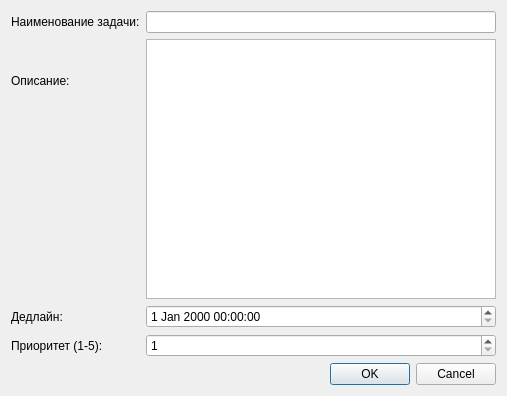
<?xml version="1.0" encoding="UTF-8"?>
<ui version="4.0">
 <class>TaskDialog</class>
 <widget class="QDialog" name="TaskDialog">
  <property name="geometry">
   <rect>
    <x>0</x>
    <y>0</y>
    <width>507</width>
    <height>396</height>
   </rect>
  </property>
  <property name="windowTitle">
   <string>Dialog</string>
  </property>
  <layout class="QGridLayout" name="gridLayout">
   <item row="6" column="0" colspan="2">
    <widget class="QDialogButtonBox" name="buttonBox">
     <property name="standardButtons">
      <set>QDialogButtonBox::Cancel|QDialogButtonBox::Ok</set>
     </property>
     <property name="centerButtons">
      <bool>false</bool>
     </property>
    </widget>
   </item>
   <item row="4" column="1">
    <widget class="QDateTimeEdit" name="deadlineEdit"/>
   </item>
   <item row="5" column="1">
    <widget class="QSpinBox" name="prioritySpin">
     <property name="minimum">
      <number>1</number>
     </property>
     <property name="maximum">
      <number>5</number>
     </property>
     <property name="value">
      <number>1</number>
     </property>
    </widget>
   </item>
   <item row="5" column="0">
    <widget class="QLabel" name="label_4">
     <property name="text">
      <string>Приоритет (1-5):</string>
     </property>
    </widget>
   </item>
   <item row="0" column="0">
    <widget class="QLabel" name="label">
     <property name="text">
      <string>Наименование задачи:</string>
     </property>
    </widget>
   </item>
   <item row="1" column="1" rowspan="3">
    <widget class="QTextEdit" name="descEdit"/>
   </item>
   <item row="0" column="1">
    <widget class="QLineEdit" name="titleEdit"/>
   </item>
   <item row="4" column="0">
    <widget class="QLabel" name="label_3">
     <property name="text">
      <string>Дедлайн:</string>
     </property>
    </widget>
   </item>
   <item row="1" column="0">
    <widget class="QLabel" name="label_2">
     <property name="text">
      <string>Описание:</string>
     </property>
    </widget>
   </item>
  </layout>
 </widget>
 <resources/>
 <connections/>
</ui>
